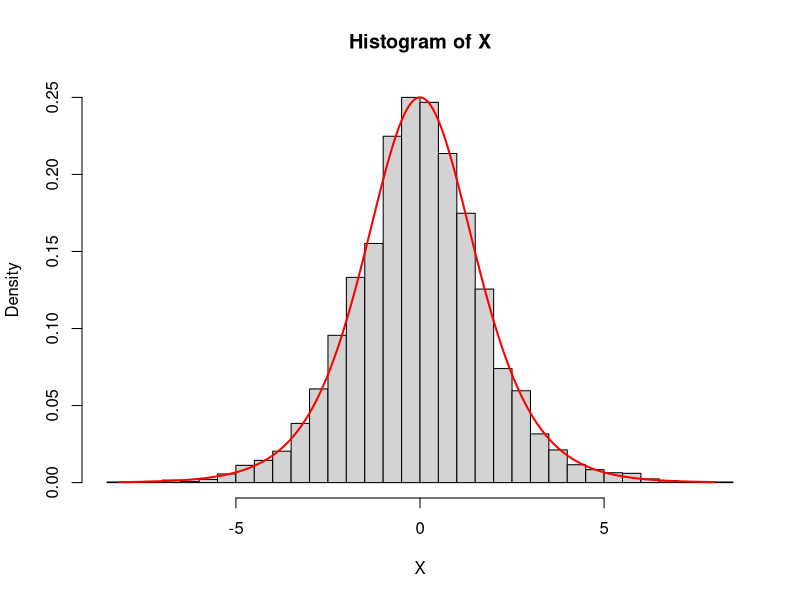
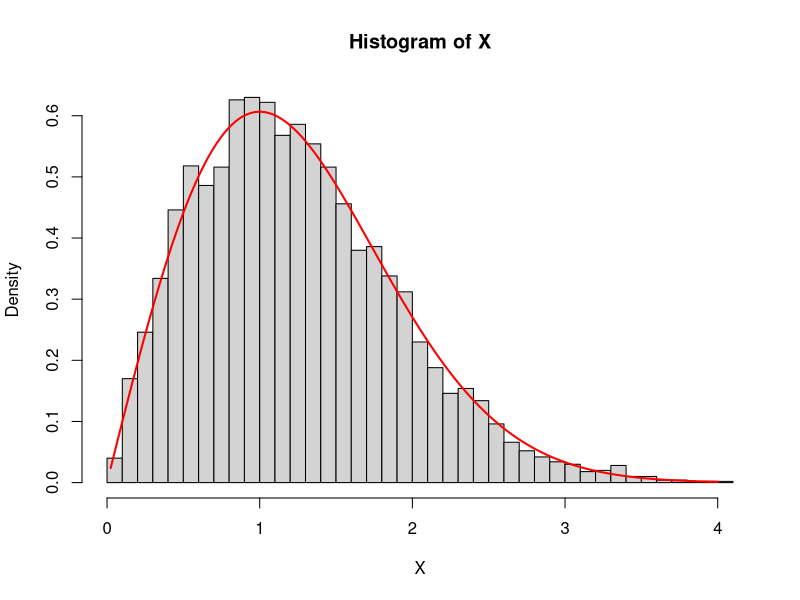
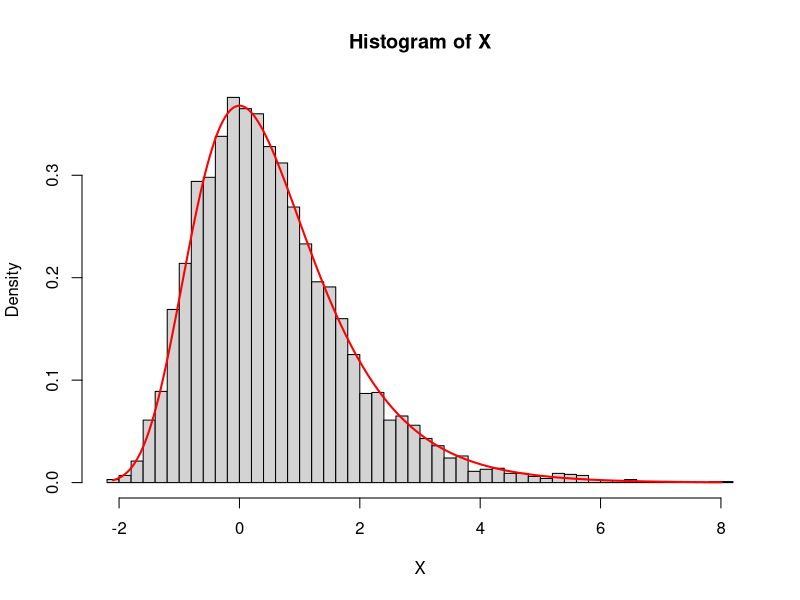
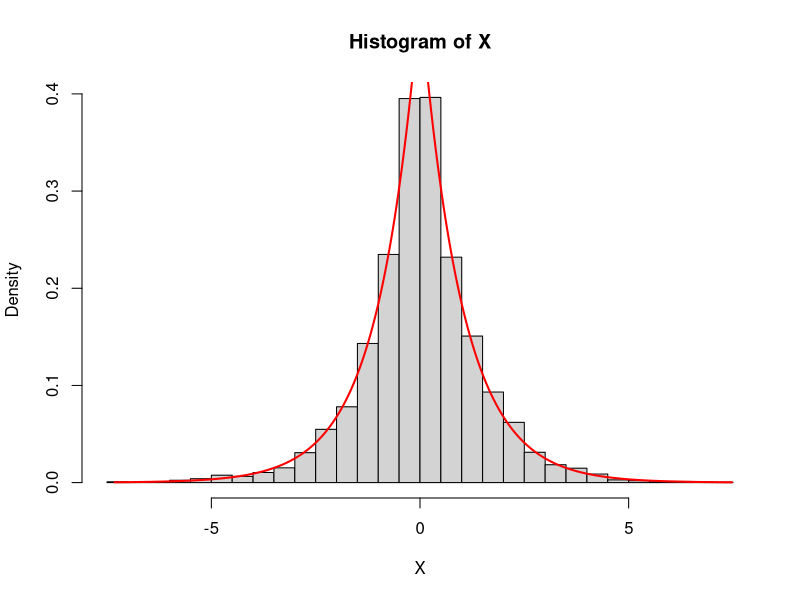

These charts were generated, in order, by the following R code:
## ---- chunk 1
set.seed(152638)
U <- runif(5000)
X <- -log((1 / U) - 1)
hist(X, breaks = "Scott", freq = FALSE)
curve(exp(-x) / (1 + exp(-x))^2, from = min(X), to = max(X), n = 1000, 
      col = "red", lwd = 2, add = TRUE)
## ---- chunk 2
set.seed(152638)
U <- runif(5000)
X <- sqrt(-2*log(1-U))
hist(X, breaks = "Scott", freq = FALSE)
curve(x * exp(-0.5 * x^2), from = min(X), to = max(X), n = 1000, 
      col = "red", lwd = 2, add = TRUE)
## ---- chunk 3
set.seed(152638)
U <- runif(5000)
X <- -log(-log(U))
hist(X, breaks = "Scott", freq = FALSE)
curve(exp(-x-exp(-x)), from = min(X), to = max(X), n = 1000, 
      col = "red", lwd = 2, add = TRUE)
## ---- chunk 4
set.seed(152638)
U <- runif(5000)
X <- sign(U - 0.5) * log(1 - 2 * abs(U - 0.5))
hist(X, breaks = "Scott", freq = FALSE)
curve(0.5 * exp(-abs(x)), from = min(X), to = max(X), n = 1000, 
      col = "red", lwd = 2, add = TRUE)
